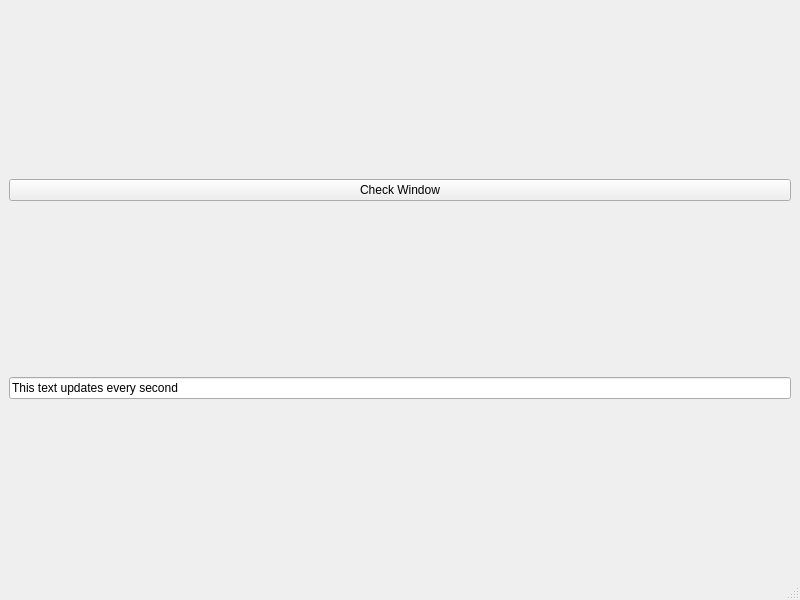
<?xml version="1.0" encoding="UTF-8"?>
<ui version="4.0">
 <class>tempus</class>
 <widget class="QMainWindow" name="tempus">
  <property name="geometry">
   <rect>
    <x>0</x>
    <y>0</y>
    <width>800</width>
    <height>600</height>
   </rect>
  </property>
  <property name="windowTitle">
   <string>tempus</string>
  </property>
  <widget class="QWidget" name="centralwidget">
   <layout class="QHBoxLayout" name="horizontalLayout">
    <item>
     <layout class="QVBoxLayout" name="verticalLayout">
      <item>
       <widget class="QPushButton" name="windowButton">
        <property name="text">
         <string>Check Window</string>
        </property>
       </widget>
      </item>
      <item>
       <widget class="QLineEdit" name="lineEdit">
        <property name="text">
         <string>This text updates every second</string>
        </property>
       </widget>
      </item>
     </layout>
    </item>
   </layout>
  </widget>
  <widget class="QMenuBar" name="menubar">
   <property name="geometry">
    <rect>
     <x>0</x>
     <y>0</y>
     <width>800</width>
     <height>21</height>
    </rect>
   </property>
  </widget>
  <widget class="QStatusBar" name="statusbar"/>
 </widget>
 <resources/>
 <connections/>
</ui>
